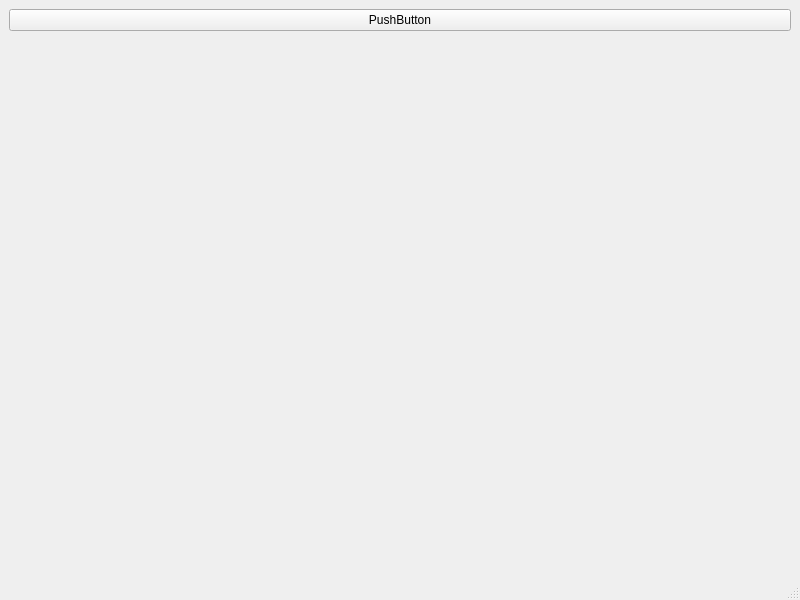
<?xml version="1.0" encoding="UTF-8"?>
<ui version="4.0">
 <class>MainWindow</class>
 <widget class="QMainWindow" name="MainWindow">
  <property name="geometry">
   <rect>
    <x>0</x>
    <y>0</y>
    <width>800</width>
    <height>600</height>
   </rect>
  </property>
  <property name="windowTitle">
   <string>MainWindow</string>
  </property>
  <widget class="QWidget" name="centralwidget">
   <layout class="QVBoxLayout" name="verticalLayout">
    <item>
     <widget class="QPushButton" name="pushButton">
      <property name="text">
       <string>PushButton</string>
      </property>
     </widget>
    </item>
    <item>
     <widget class="QLabel" name="label_result">
      <property name="font">
       <font>
        <family>Arial</family>
        <pointsize>18</pointsize>
       </font>
      </property>
      <property name="text">
       <string/>
      </property>
     </widget>
    </item>
   </layout>
  </widget>
  <widget class="QMenuBar" name="menubar">
   <property name="geometry">
    <rect>
     <x>0</x>
     <y>0</y>
     <width>800</width>
     <height>26</height>
    </rect>
   </property>
  </widget>
  <widget class="QStatusBar" name="statusbar"/>
 </widget>
 <resources/>
 <connections/>
</ui>
